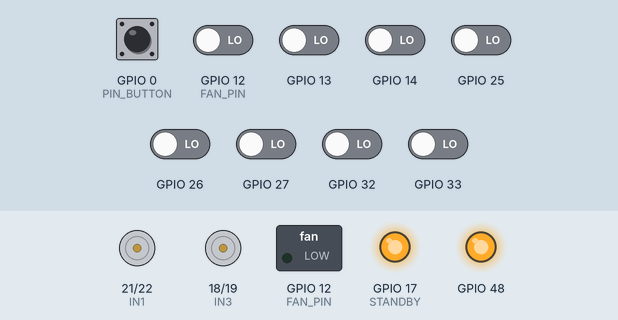
The program below on a simulated ESP32-S3. Shown: motor-driver pin pairs drawn as motors (green arrow = first pin HIGH = forward, orange = second pin HIGH = backward, longer = more drive, scaled by the enable pin, stopped while the standby pin is LOW), switched loads named in the program (green lamp = pin HIGH), output pins drawn as LEDs (lit = HIGH). Inputs (shaded band) come from the test bench; at power-on: GPIO 0 (PIN_BUTTON) HIGH, GPIO 12 (FAN_PIN), GPIO 13, GPIO 14, GPIO 25–27, GPIO 32, GPIO 33 LOW. Nothing arrives over Bluetooth unless stated; what the program prints to the serial monitor is not drawn.

Above: at 0.8 s.
0.9 s: GPIO 0 (PIN_BUTTON) pulled LOW for 0.15 s
At 1.3 s:
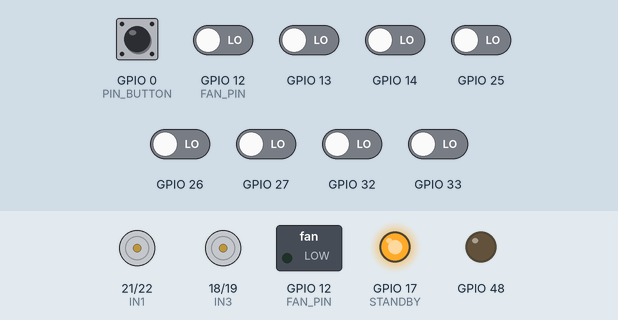
2.9 s: GPIO 0 (PIN_BUTTON) pulled LOW for 1 s
At 6.0 s:
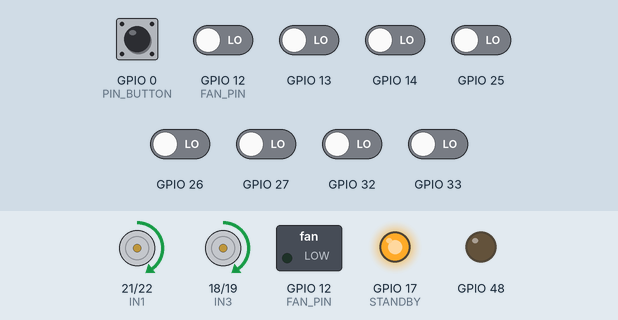
Timing chart, 0 to 7.5 s (numbered marks = the images above; inputs shaded):
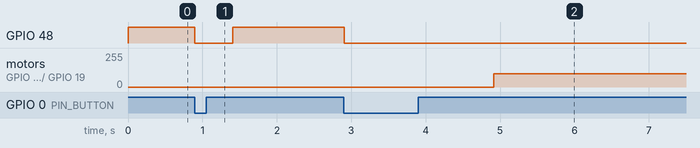

Measured:
- after the input at 0.9 s, GPIO 48: HIGH → LOW at once, → HIGH 0.51 s later
- after the input at 2.9 s, GPIO 48: HIGH → LOW at once; motor on GPIO 21 (IN1) / GPIO 22 (IN2), motor on GPIO 18 (IN3) / GPIO 19 (IN4): stopped → forward 100/255 after 2.0 s

The program:

main.cpp
```cpp
#include <Arduino.h>
#include "config.h"
#include "motores.h"
#include "sensores.h"
#include "pid.h"
#include "bluetooth.h"
#include "ventoinha.h" // Inclui a nova biblioteca

#include <BluetoothSerial.h>

// Variáveis de estado e parâmetros
unsigned long startMakerChecker = 39500L;
unsigned long initialTime;
int marginError = 20;

// Parâmetros PID
float Kp = 0.3;
float Ki = 0.0001;
float Kd = 3.5;
int maxSpeed = 100;
int integralLimit = 200;
bool limiter = false;
bool fimDePista = false;

void setup() {
  Serial.begin(115200);
  pinMode(PIN_BUTTON, INPUT_PULLUP);
  pinMode(LED_BUILTIN, OUTPUT);

  setupMotores();
  setupSensores();
  setupVentoinha(); // Inicializa a ventoinha
  setupBluetooth();
  aguardarComandosBluetooth();

  calibrarSensores();
  delay(2000);
  initialTime = millis();
}

void loop() {
  if (fimDePista) {
    setMotor(0, 0);
    setVentoinha(0); // Desliga a ventoinha no fim da pista
    return;
  }

  // Checa o marcador de fim de pista
  if (checarMarcadorFim()) {
    fimDePista = true;

    extern BluetoothSerial SerialBT;
    SerialBT.println("Linha de chegada detectada!");
    float time = (millis() - initialTime) / 1000.0;
    SerialBT.print(">> Tempo: ");
    SerialBT.print(time);
    SerialBT.println(" segundos");
    return;
  }

  // Lê a posição da linha e ajusta a velocidade
  int position = lerPosicaoLinha();
  int error = map(position, 0, MAX_POSITION, -1000, 1000);
  int pid_adjust = calcularPID(error);
  int lSpeed = constrain(maxSpeed + pid_adjust, -maxSpeed, maxSpeed);
  int rSpeed = constrain(maxSpeed - pid_adjust, -maxSpeed, maxSpeed);

  // Aplica a velocidade aos motores
  setMotor(lSpeed, rSpeed);

  // Exemplo de uso da ventoinha
  // A velocidade da ventoinha pode ser fixa ou variável
  // Aqui, um exemplo simples: a ventoinha liga com 50% da força
  setVentoinha(32768); // ~50% de 65535
}
```

bluetooth.h
```cpp
#ifndef BLUETOOTH_H
#define BLUETOOTH_H

// Inicializa o Bluetooth
void setupBluetooth();

// Entra no modo de espera por comandos BT para configurar o robô
void aguardarComandosBluetooth();

#endif
```

motores.h
```cpp
#ifndef MOTORES_H
#define MOTORES_H

// Inicializa os pinos e o PWM para os motores
void setupMotores();

// Define a velocidade e direção de cada motor
void setMotor(int pwmA, int pwmB);

#endif
```

pid.h
```cpp
#ifndef PID_H
#define PID_H

// Calcula o ajuste do PID com base no erro de posição
int calcularPID(int erro);

#endif
```

sensores.h
```cpp
#ifndef SENSORES_H
#define SENSORES_H

// Inicializa os sensores QTR
void setupSensores();

// Realiza o processo de calibração dos sensores
void calibrarSensores();

// Lê a posição da linha e retorna um valor
int lerPosicaoLinha();

// Verifica se o marcador de fim de pista foi detectado
bool checarMarcadorFim();

#endif
```

ventoinha.h
```cpp
#ifndef VENTOINHA_H
#define VENTOINHA_H

// Inicializa o PWM da ventoinha
void setupVentoinha();

// Controla a velocidade da ventoinha
void setVentoinha(int velocidade);

#endif
```

bluetooth.cpp
```cpp
#include <Arduino.h>
#include "../include/config.h"
#include <BluetoothSerial.h>

BluetoothSerial SerialBT;

String getElement(String data, int index);
double getNumber(String data, int index);
String getPrefix(String data);
String receiveBtMessage();
void printParameters();

extern float Kp, Ki, Kd;
extern int maxSpeed, marginError, integralLimit;
extern unsigned long startMakerChecker;
extern bool limiter;

// Inicia o Bluetooth
void setupBluetooth() {
  SerialBT.begin(BT_NAME);
  Serial.println("Dispositivo Bluetooth pronto!");
}

// Aguarda e processa comandos via Bluetooth
void aguardarComandosBluetooth() {
  SerialBT.println("Iniciando comunicacao BT...");
  String btMessage;
  String prefix = "";

  while (prefix != "end" && digitalRead(PIN_BUTTON) == HIGH) {
    btMessage = receiveBtMessage();
    if (btMessage.length() == 0) continue;

    prefix = getPrefix(btMessage);

    if (prefix == "pid") {
      Kp = getNumber(btMessage, 1);
      Ki = getNumber(btMessage, 2);
      Kd = getNumber(btMessage, 3);
    } else if (prefix == "spe") {
      maxSpeed = getNumber(btMessage, 1);
    } else if (prefix == "tim") {
      startMakerChecker = getNumber(btMessage, 1);
    } else if (prefix == "err") {
      marginError = getNumber(btMessage, 1);
    } else if (prefix == "pri") {
      printParameters();
    } else if (prefix == "lim") {
      limiter = !limiter;
      SerialBT.println(limiter ? "Limitador ativado!" : "Limitador desativado!");
    } else if (prefix != "end") {
      SerialBT.println("Comando nao existe!");
    }
  }

  printParameters();
  SerialBT.println("Iniciando Calibracao...");
  delay(500);
}

// Recebe uma mensagem via Bluetooth
String receiveBtMessage() {
  String message;
  char incomingChar;
  digitalWrite(LED_BUILTIN, HIGH);
  while (digitalRead(PIN_BUTTON) == HIGH) {
    if (SerialBT.available()) {
      incomingChar = SerialBT.read();
      if (incomingChar == '\n') break;
      message += String(incomingChar);
    }
  }
  digitalWrite(LED_BUILTIN, LOW);
  message.trim();
  return message;
}

// Obtém o prefixo da mensagem
String getPrefix(String data) { return getElement(data, 0); }

// Obtém um número da mensagem
double getNumber(String data, int index) { return atof(getElement(data, index).c_str()); }

// Extrai um elemento da string
String getElement(String data, int index) {
  int found = 0;
  int start = 0;
  int end = -1;

  while (found <= index) {
    start = end + 1;
    end = data.indexOf(' ', start);
    if (end == -1) {
      if (found == index) {
        end = data.length();
        break;
      } else {
        return "";
      }
    }
    found++;
  }
  return data.substring(start, end);
}

// Imprime os parâmetros atuais
void printParameters() {
  SerialBT.println("Parametros configurados:");
  SerialBT.print(">> P: "); SerialBT.print(Kp, 4);
  SerialBT.print(" | I: "); SerialBT.print(Ki, 4);
  SerialBT.print(" | Kd: "); SerialBT.println(Kd, 4);
  SerialBT.print(">> Velocidade: "); SerialBT.println(maxSpeed);
  SerialBT.print(">> Atraso marcador: "); SerialBT.println(startMakerChecker);
  SerialBT.print(">> Margem Erro: "); SerialBT.println(marginError);
  SerialBT.print(">> Limitador: "); SerialBT.println(limiter);
}
```

motores.cpp
```cpp
#include <Arduino.h>
#include "../include/motores.h"
#include "../include/config.h"

void setupMotores() {
  pinMode(ENA, OUTPUT);
  pinMode(IN1, OUTPUT);
  pinMode(IN2, OUTPUT);

  pinMode(ENB, OUTPUT);
  pinMode(IN3, OUTPUT);
  pinMode(IN4, OUTPUT);

  pinMode(STANDBY, OUTPUT);
  digitalWrite(STANDBY, HIGH); // Ativa os motores

  // Configura os canais PWM
  ledcSetup(0, 10000, 8); // Canal 0, freq 10kHz, resolução 8-bit
  ledcAttachPin(ENA, 0);   // Associa o pino ENA ao canal 0

  ledcSetup(1, 10000, 8); // Canal 1, freq 10kHz, resolução 8-bit
  ledcAttachPin(ENB, 1);   // Associa o pino ENB ao canal 1
}

void setMotor(int pwmA, int pwmB) {
  // Motor Esquerdo (A)
  if (pwmA > 0) {
    digitalWrite(IN1, HIGH);
    digitalWrite(IN2, LOW);
  } else {
    digitalWrite(IN1, LOW);
    digitalWrite(IN2, HIGH);
    pwmA = -pwmA;
  }
  ledcWrite(0, constrain(pwmA, 0, 255));

  // Motor Direito (B)
  if (pwmB > 0) {
    digitalWrite(IN3, HIGH);
    digitalWrite(IN4, LOW);
  } else {
    digitalWrite(IN3, LOW);
    digitalWrite(IN4, HIGH);
    pwmB = -pwmB;
  }
  ledcWrite(1, constrain(pwmB, 0, 255));
}
```

pid.cpp
```cpp
#include <Arduino.h>
#include "../include/pid.h"

// Variáveis do PID
float p = 0, i = 0, d = 0, lastError = 0;

// Ganhos do PID (extern para serem modificados via BT)
extern float Kp;
extern float Ki;
extern float Kd;
extern bool limiter;
extern int integralLimit;

int calcularPID(int erro) {
  p = erro;
  i = i + erro;
  if (limiter) {
    i = constrain(i, -integralLimit, integralLimit); // Limita o termo integral
  }
  d = erro - lastError;
  lastError = erro;

  return (Kp * p) + (Ki * i) + (Kd * d);
}
```

sensores.cpp
```cpp
#include <Arduino.h>
#include <QTRSensors.h>

#include "../include/config.h"
#include "../include/sensores.h"

#include <BluetoothSerial.h>


QTRSensors qtr;
uint16_t sensorValues[SENSOR_COUNT];

// Variáveis para o marcador de fim
extern unsigned long initialTime;
extern unsigned long startMakerChecker;

void setupSensores() {
  qtr.setTypeRC();
  qtr.setSensorPins((const uint8_t[]){ 32, 33, 25, 26, 27, 14, 12, 13 }, SENSOR_COUNT);
}

void calibrarSensores() {
  digitalWrite(LED_BUILTIN, HIGH);
  // Calibra até o botão ser pressionado
  while (digitalRead(PIN_BUTTON) == HIGH) {
    qtr.calibrate();
  }
  digitalWrite(LED_BUILTIN, LOW);

  // Opcional: Imprimir valores de calibração via Bluetooth

    extern BluetoothSerial SerialBT;
    SerialBT.println("Valores minimos de calibracao:");
    for (uint8_t i = 0; i < SENSOR_COUNT; i++) {
      SerialBT.print(qtr.calibrationOn.minimum[i]);
      SerialBT.print(' ');
    }
    SerialBT.println();

    SerialBT.println("Valores maximos de calibracao:");
    for (uint8_t i = 0; i < SENSOR_COUNT; i++) {
      SerialBT.print(qtr.calibrationOn.maximum[i]);
      SerialBT.print(' ');
    }
    SerialBT.println();

}

int lerPosicaoLinha() {
  if (LINE_BLACK) {
    return qtr.readLineBlack(sensorValues);
  } else {
    return qtr.readLineWhite(sensorValues);
  }
}

bool checarMarcadorFim() {
  if (startMakerChecker < millis() - initialTime) {
    if (analogRead(SENSOR_R4) < 2000) {
      return true;
    }
  }
  return false;
}
```

ventoinha.cpp
```cpp
#include <Arduino.h>

#include "../include/config.h"
#include "../include/ventoinha.h"

// Canal PWM da ventoinha
const int canalVentoinha = 2;

void setupVentoinha() {
  // Conecta o pino ao canal PWM
  ledcAttachPin(FAN_PIN, canalVentoinha);
  // Configura o canal com 1000Hz de frequência e 16 bits de resolução
  ledcSetup(canalVentoinha, 1000, 16);
}

void setVentoinha(int velocidade) {
  // Garante que o valor está entre 0 e 65535
  velocidade = constrain(velocidade, 0, 65535);
  // Escreve o valor no canal PWM
  ledcWrite(canalVentoinha, velocidade);
}
```

config.h
```cpp
#ifndef CONFIG_H
#define CONFIG_H

#define BT_NAME "LinePRO"

// --- Pinos ---
#define PIN_BUTTON 0
#define SENSOR_R4 35 // Sensor lateral para detectar marcador

// Pinos da Ponte H (Driver dos Motores)
#define ENA 23 // PWM Motor A (Esquerdo)
#define IN1 21
#define IN2 22

#define ENB 5  // PWM Motor B (Direito)
#define IN3 18
#define IN4 19

#define STANDBY 17 // Pino de ativação dos motores

// Pino da Ventoinha
#define FAN_PIN 12

// --- Sensores de Linha ---
const uint8_t SENSOR_COUNT = 8;
const long MAX_POSITION = (SENSOR_COUNT - 1) * 1000;
const bool LINE_BLACK = false; // Define se a linha a ser seguida é preta ou branca

#endif
```
